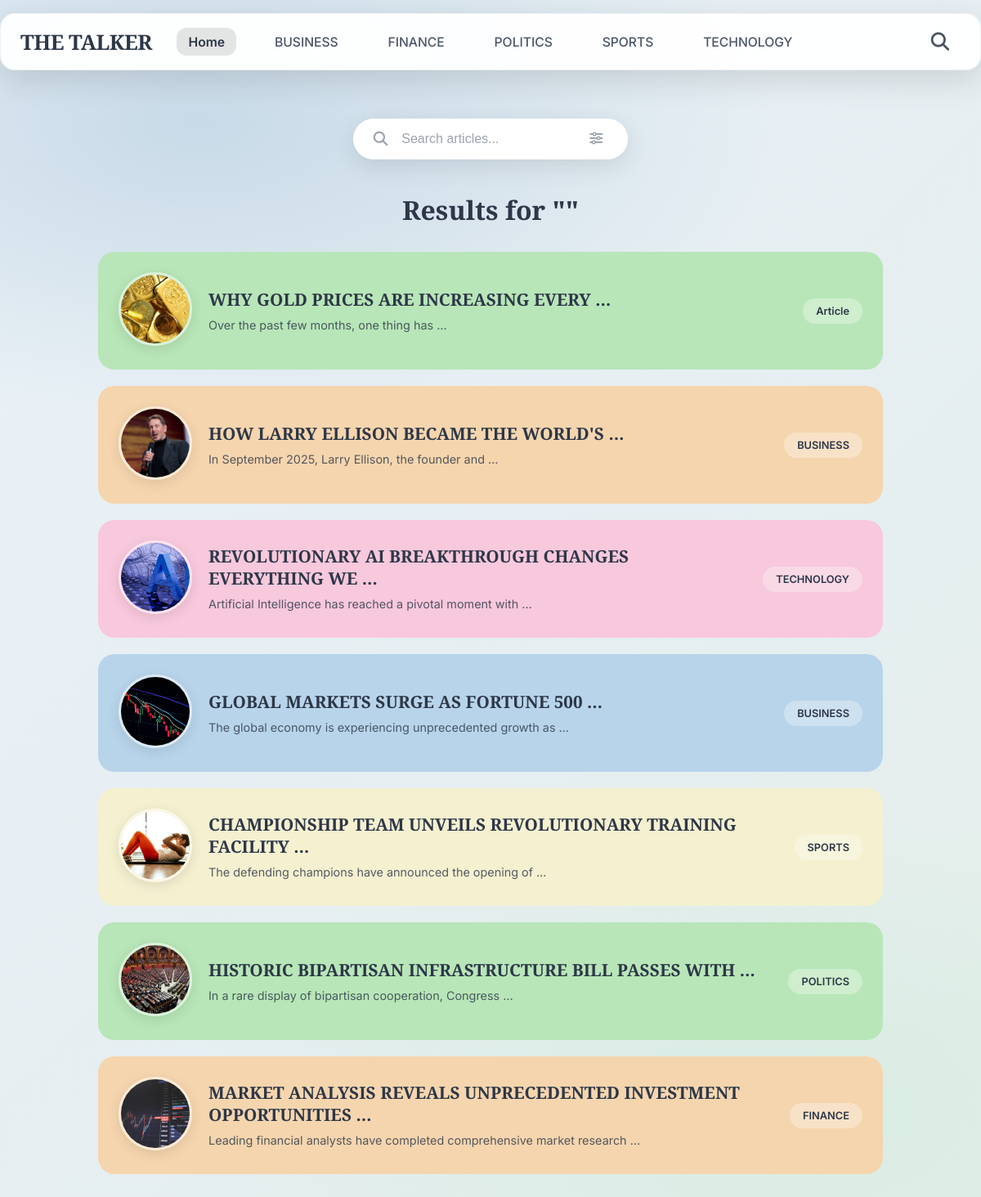
The page /search/ on the database as committed earlier.
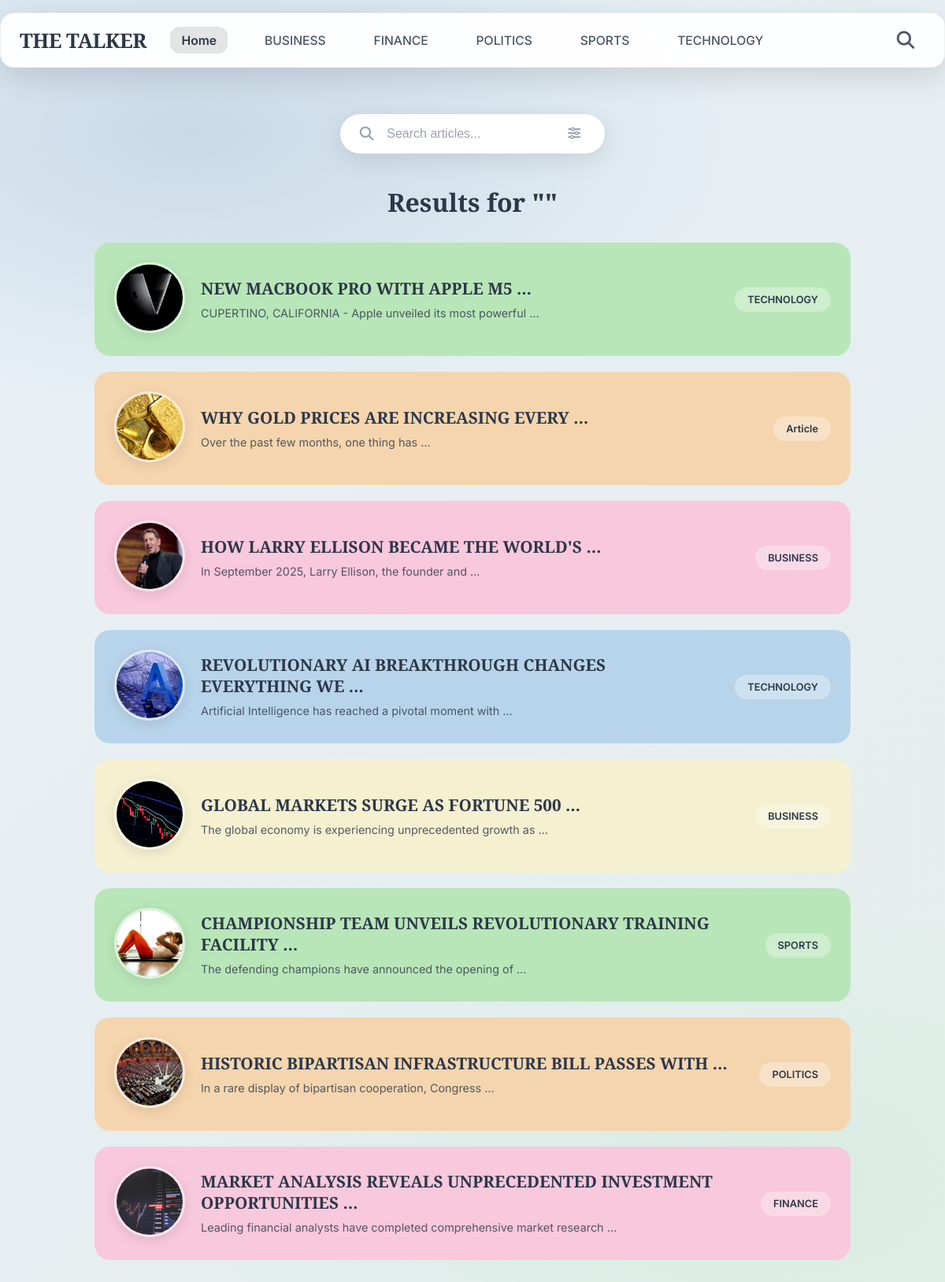
The same page on the database as committed later.
### blog_app/models.py (models this page shows, shortened)
class Category(models.Model):
    name = models.CharField(max_length=100)
    slug = models.SlugField(unique=True, blank=True)
    description = models.TextField(blank=True)
    created_at = models.DateTimeField(auto_now_add=True)
    class Meta:
        verbose_name_plural = "Categories"
        ordering = ['name']

class Post(models.Model):
    title = models.CharField(max_length=200)
    content = models.TextField()
    author = models.CharField(max_length=100, blank=True, null=True)
    image = models.ImageField(upload_to='post_images/', blank=True, null=True)
    category = models.ForeignKey(Category, on_delete=models.CASCADE, related_name='posts', null=True, blank=True)
    created_at = models.DateTimeField(auto_now_add=True)
    updated_at = models.DateTimeField(auto_now=True)
    featured = models.BooleanField(default=False)
    slug = models.SlugField(max_length=200, blank=True)
    class Meta:
        ordering = ['-created_at']

### blog_app/views.py (the view)
# urls.py: path('search/', views.search_results, name='search_results'),
def search_results(request):
    query = request.GET.get('q', '')
    category = request.GET.get('category', '')
    date = request.GET.get('date', '')
    results = Post.objects.all().order_by('-created_at')
    if query:
        results = results.filter(Q(title__icontains=query) | Q(content__icontains=query))
    if category:
        results = results.filter(category__slug=category)
    if date:
        results = results.filter(created_at__date=date)
    categories = Category.objects.all()
    return render(request, 'blog_app/search_listing.html', {
        'results': results,
        'query': query,
        'category': category,
        'date': date,
        'categories': categories,
    })

### blog_app/templates/blog_app/search_listing.html
{% extends 'blog_app/base.html' %}
{% load static %}
{% block extra_css %}
<link rel="stylesheet" href="{% static 'blog_app/search_listing.css' %}">
{% endblock %}
{% block content %}
<div class="search-container">
  <div class="search-bar-section">
    <form class="search-form" method="get" action="{% url 'search_results' %}">
      <div class="search-input-container">
        <i class="fas fa-search search-icon"></i>
        <input type="text" name="q" class="search-input" placeholder="Search articles..." value="{{ query|default:'' }}">
        <button type="button" class="filter-btn"><i class="fas fa-sliders-h"></i></button>
      </div>
    </form>
  </div>
  <div class="results-header">
    <h1 class="results-title">Results for "{{ query }}"</h1>
  </div>
  <div class="results-container">
    {% for post in results %}
      <div class="result-card result-card-{{ forloop.counter|add:0|floatformat:0|stringformat:"s" }}">
        {% if post.slug %}
          <a href="{% url 'article_detail' post.slug %}" class="result-link">
        {% else %}
          <a href="{% url 'post_detail' post.pk %}" class="result-link">
        {% endif %}
          <div class="result-avatar">
            {% if post.image %}
              <img src="{{ post.image.url }}" alt="{{ post.title }}" class="avatar-image">
            {% else %}
              <div class="avatar-placeholder">📄</div>
            {% endif %}
          </div>
          <div class="result-content">
            <h3 class="result-title">{{ post.title|truncatewords:6 }}</h3>
            <p class="result-description">{{ post.content|truncatewords:8 }}</p>
          </div>
          <div class="result-category">
            {% if post.category %}
              {{ post.category.name }}
            {% else %}
              Article
            {% endif %}
          </div>
        </a>
      </div>
    {% empty %}
      <div class="no-results">
        <h2>No results found for "{{ query }}"</h2>
        <p>Try adjusting your search terms or browse our categories.</p>
      </div>
    {% endfor %}
  </div>
</div>
{% endblock %}

### blog_app/templates/blog_app/base.html (shortened to what this page needs)
{% load static %}
<!doctype html>
<html lang="en">
<head>
  <link rel="stylesheet" href="{% static 'blog_app/base.css' %}">
  <link rel="stylesheet" href="https://cdnjs.cloudflare.com/ajax/libs/font-awesome/6.4.0/css/all.min.css">
  {% block extra_css %}{% endblock %}
</head>
<body>
  <header class="desktop-header">
    <div class="desktop-nav-bar">
      <nav class="desktop-nav">
        <div class="nav-left">
          <h1 class="site-title">
            <a class="brand-link" href="{% url 'homepage' %}">THE TALKER</a>
          </h1>
        </div>
        <div class="nav-center">
          <div id="navLinks" class="nav-links-inline">
            <a href="{% url 'homepage' %}" class="nav-item {% if not current_category %}active{% endif %}">Home</a>
            {% for category in categories %}
              <a href="{% url 'category_posts' category.id %}"
                 class="nav-item {% if current_category and current_category.id == category.id %}active{% endif %}">
                 {{ category.name }}
              </a>
            {% endfor %}
          </div>
        </div>
        <div class="nav-right">
          <div class="search-container-inline">
            <button id="searchToggle" class="search-toggle-btn" aria-label="Open search">
              <i class="fas fa-search"></i>
            </button>
          </div>
        </div>
      </nav>
    </div>
  </header>
  <main class="app-main container">
    {% block content %}{% endblock %}
  </main>
</body>
</html>

### blog_app/static/blog_app/base.css (style rules this page uses)
:root { --bg1: #f0f4f8; --bg2: #e8f1f4; --glass: rgba(255,255,255,0.85); --muted: #6b7280; --accent: #2f86d6; --card-shadow: 0 14px 40px rgba(18,28,49,0.12); --nav-bg: rgba(248, 245, 241, 0.95); }
* { box-sizing: border-box; }
html, body { height: 100%; margin: 0; padding-bottom: 40px; font-family: "Inter", system-ui, -apple-system, "Segoe UI", Roboto, "Helvetica Neue", Arial; color: #222; }
.desktop-header { display: block; width: 100%; position: sticky; top: 0; z-index: 1000; background: transparent; backdrop-filter: none; }
.desktop-nav-bar { max-width: 1200px; margin: 1rem auto 0 auto; padding: 0.75rem 1.5rem; background: rgba(255,255,255,0.95); border-radius: 18px; box-shadow: 0 12px 38px rgba(0,0,0,0.12); border: 1px solid rgba(0,0,0,0.06); }
.desktop-nav { display: flex; align-items: center; justify-content: space-between; width: 100%; }
.nav-left, .nav-right { display: flex; align-items: center; flex: 1; }
.nav-left { justify-content: flex-start; }
.nav-right { justify-content: flex-end; }
.nav-center { flex: 2; display: flex; justify-content: center; }
.nav-links-inline { display: flex; gap: 2rem; align-items: center; transition: margin-right 0.3s ease; }
.site-title { font-family: 'Playfair Display', serif; font-size: 1.6rem; font-weight: 700; margin: 0; letter-spacing: -0.5px; }
.brand-link { color: #2d3748; text-decoration: none; transition: color 0.3s ease; }
.nav-item { text-decoration: none; color: #4a5568; font-weight: 500; font-size: 0.98rem; padding: 0.45rem 0.9rem; border-radius: 12px; transition: all 0.25s ease; }
.nav-item.active { color: #2d3748; background: rgba(0,0,0,0.1); font-weight: 600; }
.search-toggle-btn { background: none; border: none; color: #4b5563; font-size: 1.4rem; padding: 10px 14px; border-radius: 12px; cursor: pointer; transition: all 0.3s ease; display: flex; align-items: center; justify-content: center; min-width: 44px; min-height: 44px; }
.search-container-inline { position: relative; display: flex; align-items: center; }
.search-icon { color: #9ca3af; margin-right: 8px; font-size: 0.9rem; }
.container { max-width: 1200px; margin: 0 auto; padding: 2rem 1rem; }
.app-main { padding-top: 1.2rem; }
@media (min-width: 769px) { .desktop-header { display: block; } }

Rows that differ between the two databases and show on the page:
added Post: image (picture), title "NEW MACBOOK PRO WITH APPLE M5 …", content "CUPERTINO, CALIFORNIA - Apple unveiled its most powerful …", category.name "TECHNOLOGY"
